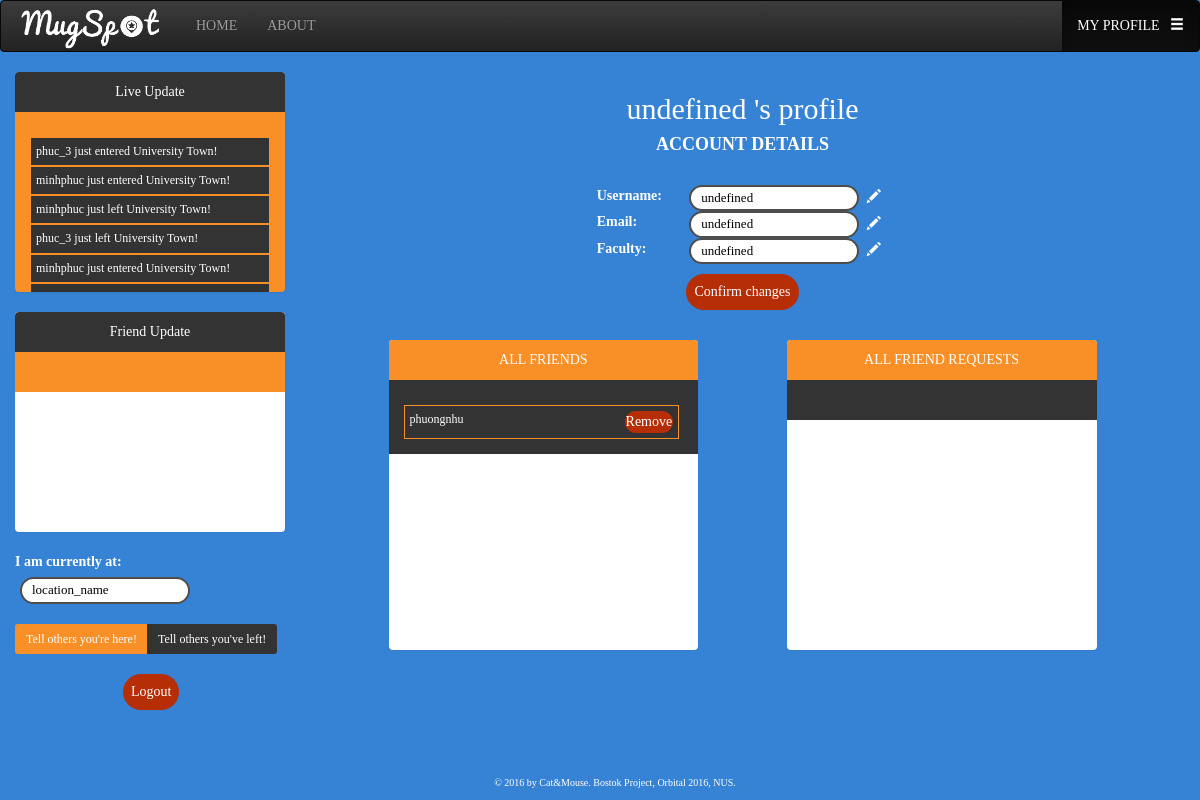
/mugspot/epv/17/ (signed in), run on the app's committed database.
### mugspot/models.py (models this page shows, shortened)
class LiveUpdate(models.Model):
	username = models.CharField(max_length=200, default="")
	status = models.BooleanField(default=True)
	date_time = models.DateTimeField(default=timezone.now)
	place = models.ForeignKey(MugSpot,
		on_delete=models.CASCADE,
		blank=True,
		null=True,
		)

class MugSpot(models.Model):
	ancestor_spot = models.ForeignKey(
		'self',
		on_delete=models.CASCADE,
		null=True,
		blank=True,
		)
	spot_name = models.CharField(max_length=200)
	capacity = models.IntegerField(default=0)
	occupied = models.IntegerField(default=0)
	detail_lvl = models.IntegerField(default=0)
	lat_lmt_min = models.FloatField(default=0)
	lat_lmt_max = models.FloatField(default=0)
	lng_lmt_min = models.FloatField(default=0)
	lng_lmt_max = models.FloatField(default=0)

class Person(models.Model):
	user = models.OneToOneField(User,
							on_delete=models.CASCADE,
							primary_key=True,
							default=None,
							)
	friends = models.ManyToManyField('self', blank=True, default=None)
	faculty = models.CharField(max_length=200, default=None)

### mugspot/views.py (the view)
# urls.py: url(r'^epv/(?P<user_id>[0-9]+)/$', views.edit_profile_view, name='edit_profile_view'),
def edit_profile_view(request, user_id=0):
	user = User.objects.filter(id=user_id)[0]
	stalker = request.user
	if stalker != user:
		return HttpResponse("Go away guys, nothing to see here!")
	else:
		user_indicator = 0 # Used to check if the user is logged in
		if (stalker.is_authenticated()):
			user_indicator = 1
		else:
			user_indicator = 0
		if request.method == 'GET':
			person = Person.objects.filter(user=user)[0]
			account_form = AccountDetailForm(initial={
				'user_name': user.username,
				'user_email': user.email,
				'user_faculty': person.faculty,
			}) # Display user account detail
			account_form.fields['user_name'].disabled = False
			account_form.fields['user_email'].disabled = False
			account_form.fields['user_faculty'].disabled = False
			location_form = LocationForm() # Display location box for user to type into
			live_update_list = LiveUpdate.objects.all().order_by('date_time') # Display live update list
			friend_update_list = FriendUpdate.objects.filter(receiver=user).order_by('date_time') # Display friend update list
			friend_request_list = FriendRequest.objects.filter(receiver=user).order_by('-date_time') # Display friend request list
			friend_list = person.friends.all() # Display all friends list
			addfriend_indicator = 0 # Help decide the status of the add friend button
			person_2 = Person.objects.filter(user=stalker)[0]
			if (person_2 in friend_list):
				addfriend_indicator = 2 # stalker and user whose profile being shown are friends
			else:
				relevant_request = FriendRequest.objects.filter(sender=stalker,receiver=user)
				if len(relevant_request) == 0:
					addfriend_indicator = 0 # stalker has not added user whose profile is being shown as a friend
				else:
					addfriend_indicator = 1 # stalker has added user whose profile is being shown as a friend
			return render(request, 'mugspot/userprofile_edit.html', {
					'live_update_list':live_update_list,
					'friend_update_list': friend_update_list,
					'location_form': location_form,
					'account_form': account_form,
					'friend_list': friend_list,
					'friend_request_list': friend_request_list,
					'user_prof': user,
					'stalker': stalker,
					'user_indicator': user_indicator,
					'addfriend_indicator': addfriend_indicator,
				})

### mugspot/forms.py
class LocationForm(forms.Form):
	user_location = forms.CharField(label='Location', max_length=200)

class AccountDetailForm(forms.Form):
	user_name = forms.CharField(label='Username', max_length=200, disabled=True)
	user_email = forms.EmailField(label='Email', max_length=254, disabled=True)
	user_faculty = forms.CharField(label='Faculty', max_length=200, disabled=True)
	class Meta:
		model = User # Specify the model that this form is related to?
		fields = ['user_name', 'user_email', 'user_faculty']
		widgets = {
			'user_name': forms.TextInput(
					attrs={'id':'User-username', 'required':False, 'style': 'width:100%;height:20px;border-radius:30px;border:0px;',}
				),
			'user_email': forms.EmailInput(
					attrs={'id':'User-useremail', 'required':False, 'style': 'width:100%;height:20px;border-radius:30px;border:0px;',}
				),
			'user_faculty': forms.TextInput(
					attrs={'id':'User-userfaculty', 'required':False, 'style': 'width:100%;height:20px;border-radius:30px;border:0px;',}
				),
		}

### mugspot/templates/mugspot/userprofile_edit.html (shortened to what this page needs)
<!DOCTYPE html>
<html lang="en">
	<head>
		<link rel="stylesheet" href="https://maxcdn.bootstrapcdn.com/bootstrap/3.3.6/css/bootstrap-theme.min.css">
		<link rel="stylesheet" href="https://maxcdn.bootstrapcdn.com/bootstrap/3.3.6/css/bootstrap.min.css">
	</head>
	<body>
		{% load staticfiles %}
		<nav class="navbar navbar-inverse">
	  		<div class="container-fluid">
    			<div class="navbar-header">
					<a class="navbar-brand" href="{% url 'mugspot:index' %}"><img src="{% static 'mugspot/logo.png' %}" width="150" height="45" style="position: relative; top:-10px; "  alt="Logo"></a>
				</div>
    			<div class="nav navbar-nav">
      				<li><a href = "{% url 'mugspot:index' %}">HOME</a></li>
      				<li><a href="{% url 'mugspot:about' %}"> ABOUT </a></li>
    			</div>
    			<div class="nav navbar-nav navbar-right">
        			<li class="active"> <a href="{% url 'mugspot:user_profile_view' user_prof.id %}"> MY PROFILE &nbsp; <span class="glyphicon glyphicon-menu-hamburger"></span></a> </li>
      			</div>
  			</div>
		</nav>
		<div class="row">
			<div class="container-fluid">
				<div class = "col-md-3" style="padding:0px;">
					<div class="container-fluid">
						{% if user_indicator == 0 %}
						<div class="panel panel-default" style="height:310px;" >
							<div class="panel-heading"> Live Update </div>
							<div class="panel-body">
								<div id="live_update">
									<ul>
									{% for live_update_element in live_update_list %}
										{% if live_update_element.place == null and live_update_element.status == True %}
										<li>
											{{ live_update_element.username }} just entered a new MugSpot!
										</li>
											{% elif live_update_element.place == null and live_update_element.status != True %}
										<li>
											{{ live_update_element.username }} just left a new MugSpot!
										</li>
											{% elif live_update_element.place != null and live_update_element.status != True %}
										<li>
											{{ live_update_element.username }} just left {{ live_update_element.place.spot_name }}!
										</li>
											{% else %}
										<li>
											{{ live_update_element.username }} just entered {{ live_update_element.place.spot_name }}!
										</li>
											{% endif %}
										{% endfor %}
									</ul>
								</div>
							</div>
						</div>
						<div class="panel panel-default" style ="height:310px;">
							<div class="panel-heading"> Friend Update </div>
							<div class="panel-body">
								<div id="friend_update">
									<ul>
										{% for friend_update in friend_update_list %}
										{% if friend_update.mug_spot == "" and friend_update.status == True %}
										<li>
											{{ friend_update.sender.username }} just entered a new Mug Spot!
										</li>
										{% elif friend_update.mug_spot == "" and friend_update.status != True %}
										<li>
											{{ friend_update.sender.username }} just left a new Mug Spot!
										</li>
										{% elif friend_update.mug_spot != "" and friend_update.status != True %}
										<li>
											{{ friend_update.sender.username }} just left {{ friend_update.mug_spot }}!
										</li>
										{% else %}
										<li>
											{{ friend_update.sender.username }} just entered {{ friend_update.mug_spot }}!
										</li>
										{% endif %}
										{% endfor %}
									</ul>
								</div>
							</div>
						</div>
						{% else %}
						<div class="panel panel-default" style="height:220px;" >
							<div class="panel-heading"> Live Update </div>
							<div class="panel-body">
								<div id="live_update">
									<ul>
									{% for live_update_element in live_update_list %}
										{% if live_update_element.place == null and live_update_element.status == True %}
										<li>
											{{ live_update_element.username }} just entered a new MugSpot!
										</li>
											{% elif live_update_element.place == null and live_update_element.status != True %}
										<li>
											{{ live_update_element.username }} just left a new MugSpot!
										</li>
											{% elif live_update_element.place != null and live_update_element.status != True %}
										<li>
											{{ live_update_element.username }} just left {{ live_update_element.place.spot_name }}!
										</li>
											{% else %}
										<li>
											{{ live_update_element.username }} just entered {{ live_update_element.place.spot_name }}!
										</li>
											{% endif %}
										{% endfor %}
									</ul>
								</div>
							</div>
						</div>
						<div class="panel panel-default" style ="height:220px;">
							<div class="panel-heading"> Friend Update </div>
							<div class="panel-body">
							</div>
						</div>
						<div id="myLocation">
							<form action="{% url 'mugspot:user_profile_view' %}" method="POST">
								<div class="fieldWrapper">
									<label> I am currently at: </label>
									<input type="text" value="location_name" placeholder="Your location..." onfocus="this.placeholder = ''" onblur="this.placeholder = 'Your location...'" />
								</div>
							</form>
						</div>
						<br>
						<div class="btn-group btn-group-sm" role="group" aria-label="...">
							<button type="button" class="btn btn-secondary" style="background-color: #F99027"><a href="{% url 'mugspot:tellfriendsview' %}">Tell others you're here!</a></button>
							<button type="button" class="btn btn-secondary" style="background-color: #333333;"><a href="{% url 'mugspot:tellfriendsview' %}">Tell others you've left!</a></button>
						</div>
						<button type="submit" class="btn" style="background-color:#B62E06; margin-left:40%;"> <a href="{% url 'mugspot:logout' %}"> Logout </a></button>
						{% endif %}
				   		<div class="bottom-default"> &copy; 2016 by Cat&Mouse. Bostok Project, Orbital 2016, NUS. </div>
					</div>
				</div>
			{% if stalker.username == user_prof.username %}
			<div class = "col-md-9" style="padding-left:0px">
				<h2 style="text-align:center"> {{ user_prof.username }} 's profile </h2>
				<div class="box">
					<h4> <b> ACCOUNT DETAILS </b></h4> <br>
					<div id="myAccountInfo">
						<form action="{% url 'mugspot:update_account_view' %}" method="POST" id="accInfoForm">
							<table align="center">
								<col style="width:30%">
								<col style="width:60%">
								<col style="width:10%">
								<tr>
									<div class="fieldWrapper">
										<td style="text-align:left"> <label for="{{ account_form.user_name.id_for_label }}">Username:</label> </td>
										<td> {{ account_form.user_name }} </td>
										<td> <span class="
glyphicon glyphicon-pencil" size="50%"> </span></td>
									</div>
								</tr>
								<tr>
									<div class="fieldWrapper">
										<td style="text-align:left"> <label for="{{ account_form.user_email.id_for_label }}">Email:</label> </td>
										<td> {{ account_form.user_email }} </td>
										<td> <span class="
glyphicon glyphicon-pencil" size="50%"> </span></td>
									</div>
								</tr>
								<tr>
									<div class="fieldWrapper">
										<td style="text-align:left"> <label for="{{ account_form.user_faculty.id_for_label }}">Faculty:</label> </td>
										<td> {{ account_form.user_faculty }} </td>
										<td> <span class="
glyphicon glyphicon-pencil" size="50%"> </span></td>
									</div>
								</tr>
							</table>
							<p class="bs-component">
								<center>
									<button type="submit" class="btn" value="confirm_change" style="background-color:#B62E06;">Confirm changes</button>
								</center>
							</p>
						</form>
					</div>
				</div>
				<div class="box">
				    <div class="panel panel-default" style="height:310px;width:35%;margin-left:10%; margin-right:5%;float:left;">
						<div class="panel-heading" style="background-color:#F99027 !important;"> ALL FRIENDS </div>
							<div class="panel-body" style="background-color:#333333">
								<div id="friendlist">
									<ul>
										{% for friend in friend_list %}
										<li style="width:115%">
											<a href="{% url 'mugspot:user_profile_view' friend.user.id %}" style="color:white;text-decoration:none;;">{{ friend.user.username }}</a>
											<button type="submit" class="btn" style="background-color:#B62E06; float:right;padding:0px;margin-bottom:0px;"> Remove</button>
										</li>
											{% endfor %}
									</ul>
								</div>
							</div>
						</div>
					<div class="panel panel-default" style="height:310px;width:35%; margin-left:5%; margin-right:10%;float:right" >
						<div class="panel-heading" style="background-color:#F99027 !important;"> ALL FRIEND REQUESTS </div>
						<div class="panel-body" style="background-color:#333333">
						</div>
					</div>
				</div>
			</div>
			{% endif %}
				</div>
			</div>
	</body>
</html>

### mugspot/templates/mugspot/userprofile_edit.html (style rules this page uses)
.panel { text-align: center; border: none; overflow: scroll; }
.panel > .panel-heading { background-image: none; background-color: #333333!important; color: white; border: none; }
.panel > .panel-body { background-image: none; background-color: #F99027; color: white; border: none; overflow-:scroll; }
.btn { border-radius: 50px; background-image: none; color: white; padding:7px; margin-bottom:20px; right:0%; -webkit-appearance:none; }
.btn > a { color:white; text-decoration: none; }
.bottom-default { position: fixed; bottom: 10px; font-size: 10px; color: white; width: 100%; text-align: center; }
input[type] { width: 170px; border: 2px solid; border-color:#4F4D4B ; font-size: 13px; background-color: white; padding: 2px 10px 2px 10px; -webkit-transition: width 0.4s ease-in-out; transition: width 0.4s ease-in-out; margin-left:5px; border-radius: 30px; color: black; display:inline; }
a { color: #4494E8; }
body { background-color:#3683D5; width: 100%; height: 100%; font-family: "Palatino Linotype", "Book Antiqua", Palatino, serif; overflow: scroll; color: white; }
ul { list-style:none; }
ul li { float:left; width:120%; padding:5px; margin-left: -40px; margin-right: 40px; text-align: left; font-size:12px; border:1px solid ; border-color: #F99027; background-color: #333333; }
tr { padding-bottom: 5px; }
.box { width:100%; text-align: center; }

### data on the page
LiveUpdate: username "phuc_3", place.spot_name "University Town"
LiveUpdate: username "minhphuc", place.spot_name "University Town"
LiveUpdate: username "minhphuc", place.spot_name "University Town"
LiveUpdate: username "phuc_3", place.spot_name "University Town"
LiveUpdate: username "minhphuc", place.spot_name "University Town"
Person: user.username "phuongnhu"

### other printed values
{{ user_prof.username }} "undefined"
